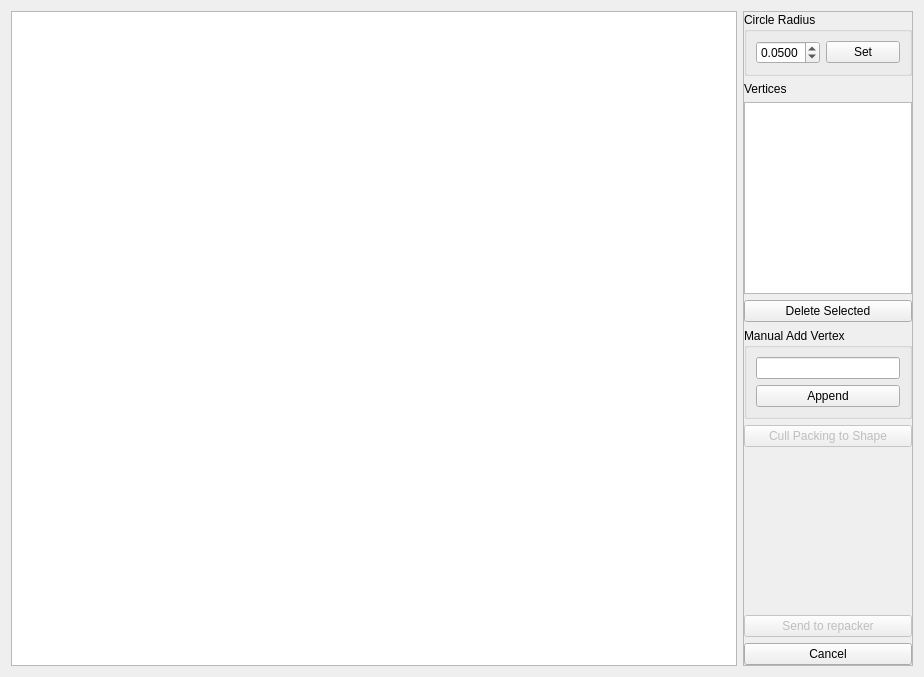
<?xml version="1.0" encoding="UTF-8"?>
<ui version="4.0">
 <class>ShapeSelector</class>
 <widget class="QWidget" name="ShapeSelector">
  <property name="geometry">
   <rect>
    <x>0</x>
    <y>0</y>
    <width>924</width>
    <height>677</height>
   </rect>
  </property>
  <property name="sizeIncrement">
   <size>
    <width>1</width>
    <height>1</height>
   </size>
  </property>
  <property name="cursor">
   <cursorShape>ArrowCursor</cursorShape>
  </property>
  <property name="windowTitle">
   <string>Shape Selector</string>
  </property>
  <layout class="QHBoxLayout" name="horizontalLayout">
   <item>
    <widget class="ShapeSelectorGraphicsView" name="view">
     <property name="sizePolicy">
      <sizepolicy hsizetype="MinimumExpanding" vsizetype="MinimumExpanding">
       <horstretch>0</horstretch>
       <verstretch>0</verstretch>
      </sizepolicy>
     </property>
     <property name="minimumSize">
      <size>
       <width>500</width>
       <height>500</height>
      </size>
     </property>
     <property name="cursor" stdset="0">
      <cursorShape>CrossCursor</cursorShape>
     </property>
     <property name="sceneRect">
      <rectf>
       <x>0.000000000000000</x>
       <y>0.000000000000000</y>
       <width>0.000000000000000</width>
       <height>0.000000000000000</height>
      </rectf>
     </property>
    </widget>
   </item>
   <item>
    <widget class="QFrame" name="controlFrame">
     <property name="sizePolicy">
      <sizepolicy hsizetype="Preferred" vsizetype="Preferred">
       <horstretch>0</horstretch>
       <verstretch>0</verstretch>
      </sizepolicy>
     </property>
     <property name="minimumSize">
      <size>
       <width>170</width>
       <height>0</height>
      </size>
     </property>
     <property name="maximumSize">
      <size>
       <width>170</width>
       <height>16777215</height>
      </size>
     </property>
     <property name="frameShape">
      <enum>QFrame::StyledPanel</enum>
     </property>
     <property name="frameShadow">
      <enum>QFrame::Raised</enum>
     </property>
     <layout class="QVBoxLayout" name="verticalLayout_2">
      <property name="leftMargin">
       <number>0</number>
      </property>
      <property name="topMargin">
       <number>0</number>
      </property>
      <property name="rightMargin">
       <number>0</number>
      </property>
      <property name="bottomMargin">
       <number>0</number>
      </property>
      <item>
       <widget class="QGroupBox" name="groupBox_2">
        <property name="title">
         <string>Circle Radius</string>
        </property>
        <layout class="QHBoxLayout" name="horizontalLayout_2">
         <item>
          <widget class="QDoubleSpinBox" name="spinCircleRadius">
           <property name="decimals">
            <number>4</number>
           </property>
           <property name="minimum">
            <double>0.000100000000000</double>
           </property>
           <property name="maximum">
            <double>1.000000000000000</double>
           </property>
           <property name="singleStep">
            <double>0.005000000000000</double>
           </property>
           <property name="value">
            <double>0.050000000000000</double>
           </property>
          </widget>
         </item>
         <item>
          <widget class="QPushButton" name="btnRadiusSet">
           <property name="text">
            <string>Set</string>
           </property>
          </widget>
         </item>
        </layout>
       </widget>
      </item>
      <item>
       <widget class="QLabel" name="label_2">
        <property name="text">
         <string>Vertices</string>
        </property>
       </widget>
      </item>
      <item>
       <widget class="QListWidget" name="lstVertices"/>
      </item>
      <item>
       <widget class="QPushButton" name="btnDelete">
        <property name="enabled">
         <bool>true</bool>
        </property>
        <property name="text">
         <string>Delete Selected</string>
        </property>
       </widget>
      </item>
      <item>
       <widget class="QGroupBox" name="groupBox">
        <property name="sizePolicy">
         <sizepolicy hsizetype="Expanding" vsizetype="Preferred">
          <horstretch>0</horstretch>
          <verstretch>0</verstretch>
         </sizepolicy>
        </property>
        <property name="title">
         <string>Manual Add Vertex</string>
        </property>
        <layout class="QVBoxLayout" name="verticalLayout">
         <item>
          <widget class="QLineEdit" name="txtVertex"/>
         </item>
         <item>
          <widget class="QPushButton" name="btnAppend">
           <property name="enabled">
            <bool>true</bool>
           </property>
           <property name="text">
            <string>Append</string>
           </property>
          </widget>
         </item>
        </layout>
       </widget>
      </item>
      <item>
       <widget class="QPushButton" name="btnCull">
        <property name="enabled">
         <bool>false</bool>
        </property>
        <property name="text">
         <string>Cull Packing to Shape</string>
        </property>
       </widget>
      </item>
      <item>
       <spacer name="verticalSpacer">
        <property name="orientation">
         <enum>Qt::Vertical</enum>
        </property>
        <property name="sizeHint" stdset="0">
         <size>
          <width>20</width>
          <height>40</height>
         </size>
        </property>
       </spacer>
      </item>
      <item>
       <widget class="QPushButton" name="btnAccept">
        <property name="enabled">
         <bool>false</bool>
        </property>
        <property name="text">
         <string>Send to repacker</string>
        </property>
       </widget>
      </item>
      <item>
       <widget class="QPushButton" name="btnCancel">
        <property name="text">
         <string>Cancel</string>
        </property>
       </widget>
      </item>
     </layout>
    </widget>
   </item>
  </layout>
 </widget>
 <customwidgets>
  <customwidget>
   <class>ShapeSelectorGraphicsView</class>
   <extends>QGraphicsView</extends>
   <header>graphics/ShapeSelectorGraphicsView.hpp</header>
  </customwidget>
 </customwidgets>
 <resources/>
 <connections/>
</ui>
